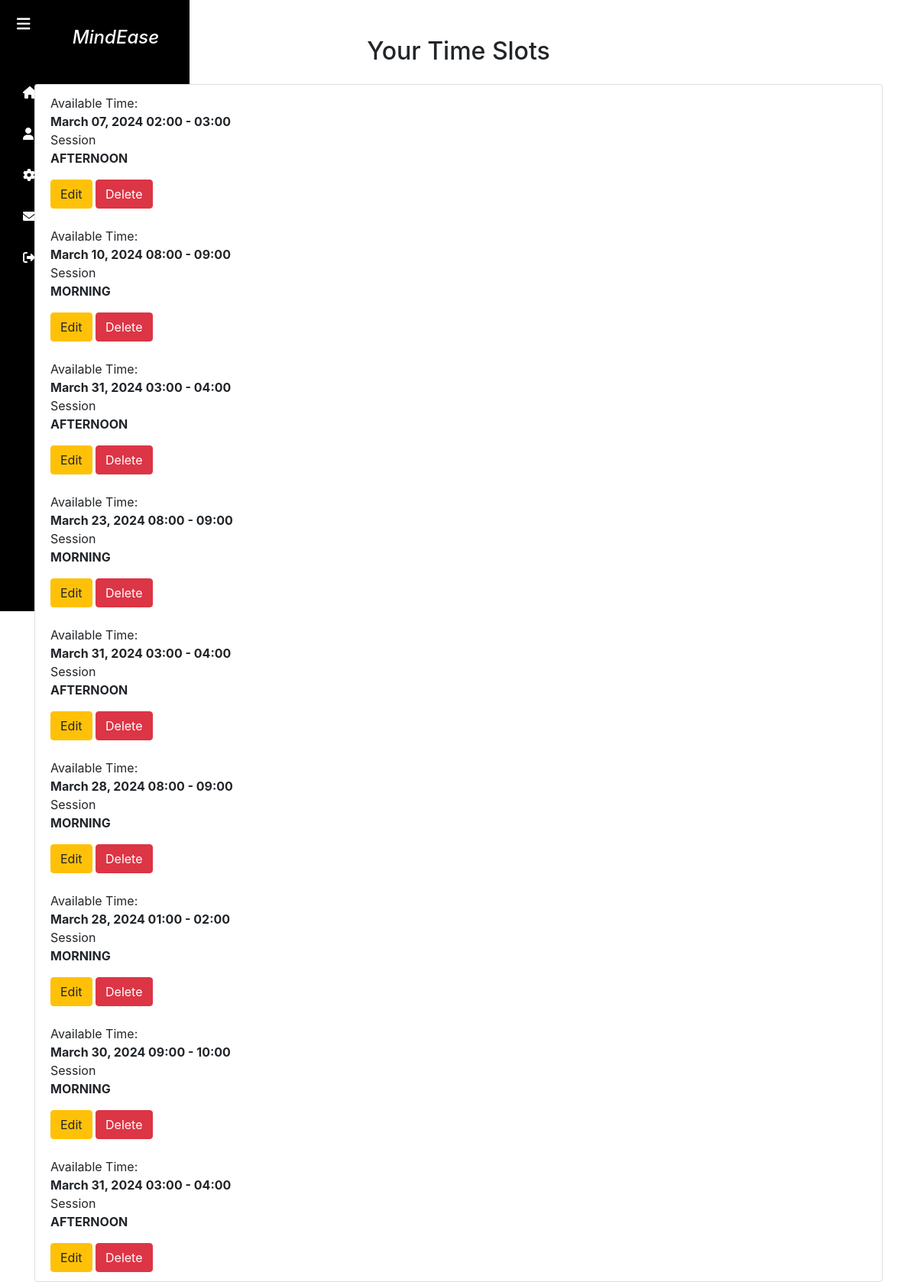
The page /new_view_time_slots/ (signed in) on the database its author committed.
### app1/models.py (models this page shows, shortened)
class TimeSlot(models.Model):
    class SessionType(models.TextChoices):
        MORNING = "MORNING", "Morning Session"
        AFTERNOON = "AFTERNOON", "Afternoon Session"
    TIME_SLOTS = [
        ("8-9", "8:00 AM - 9:00 AM"),
        ("9-10", "9:00 AM - 10:00 AM"),
        ("10-11", "10:00 AM - 11:00 AM"),
        ("12-1", "12:00 PM - 1:00 PM"),
        ("1-2", "1:00 PM - 2:00 PM"),
        ("2-3", "2:00 PM - 3:00 PM"),
        ("3-4", "3:00 PM - 4:00 PM"),
    ]
    therapist = models.ForeignKey(User, on_delete=models.CASCADE, related_name='available_time_slots')
    time_slot = models.CharField(max_length=5, choices=TIME_SLOTS, null=True)
    start_time = models.DateTimeField()
    end_time = models.DateTimeField()
    session_type = models.CharField(max_length=50, choices=SessionType.choices, null=True)
    is_booked = models.BooleanField(default=False)

### app1/views.py (the view)
# urls.py: path('new_view_time_slots/', views.new_view_time_slots, name='new_view_time_slots'),
@login_required
def new_view_time_slots(request):
    if request.user.role != 'THERAPIST':
        return redirect('home')  # Redirect to the home page if the user is not a therapist
    time_slots = TimeSlot.objects.filter(therapist=request.user)
    selected_time_slot_id = request.GET.get('selected_time_slot_id')  # Get the selected time slot ID from the query parameters
    selected_time_slot = None
    if selected_time_slot_id:
        try:
            selected_time_slot = TimeSlot.objects.get(id=selected_time_slot_id, therapist=request.user)
        except TimeSlot.DoesNotExist:
            selected_time_slot = None
    return render(request, 'new_view_time_slots.html', {'time_slots': time_slots, 'selected_time_slot': selected_time_slot})

### templates/new_view_time_slots.html (shortened to what this page needs)
<!DOCTYPE html>
<html lang="en">
<head>
  <link href="https://cdn.jsdelivr.net/npm/bootstrap@5.3.0/dist/css/bootstrap.min.css" rel="stylesheet">
  <link href="https://cdnjs.cloudflare.com/ajax/libs/font-awesome/6.0.0/css/all.min.css" rel="stylesheet">
</head>
<body>
  <div class="wrapper">
    <nav id="sidebar">
      <div class="sidebar-header">
        <strong><i><h3 id="brand">&nbsp;&nbsp;&nbsp;&nbsp;&nbsp;&nbsp;&nbsp;MindEase</h3></i></strong>
      </div>
      <div id="sidebar-content">
        <ul class="list-unstyled components">
          <li>
            <a href="/Tdash" class="sidebar-link">
              <i class="fas fa-home"></i> <span class="sidebar-content-text">Home</span>
            </a>
          </li>
          <li>
            <a href="#" class="sidebar-link">
              <i class="fas fa-user"></i> <span class="sidebar-content-text">Profile</span>
            </a>
          </li>
          <li>
            <a href="#" class="sidebar-link">
              <i class="fas fa-cog"></i> <span class="sidebar-content-text">Settings</span>
            </a>
          </li>
          <li>
            <a href="#" class="sidebar-link">
              <i class="fas fa-envelope"></i> <span class="sidebar-content-text">Messages</span>
            </a>
          </li>
          <li>
            <a href="{% url 'logout' %}" class="sidebar-link">
              <i class="fas fa-sign-out-alt"></i> <span class="sidebar-content-text">Logout</span>
            </a>
          </li>
        </ul>
      </div>
      <button type="button" id="sidebarCollapse" class="btn btn-dark">
        <i class="fas fa-bars"></i>
      </button>
    </nav>
<!DOCTYPE html>
<html lang="en">
<head>
    <link rel="stylesheet" href="https://stackpath.bootstrapcdn.com/bootstrap/4.3.1/css/bootstrap.min.css">
</head>
<body>
    <div class="container mt-5">
        <h2 class="text-center mb-4">Your Time Slots</h2>
        <div class="list-group">
            {% for time_slot in time_slots %}
                <div id="timeSlot{{ time_slot.id }}" class="list-group-item">
                    <div class="time-range-box">Available Time: <br>
                        <strong>{{ time_slot.start_time|date:'F d, Y H:i' }} - {{ time_slot.end_time|date:'H:i' }}</strong>
                    </div>
                    <div class="time-range-box">Session <br> <strong>{{ time_slot.session_type }}</strong></div>
                    <div class="mt-3">
                        <a href="{% url 'edit_time_slot' time_slot.id %}" class="btn btn-warning">Edit</a>
                        <a href="{% url 'delete_time_slot' time_slot.id %}" class="btn btn-danger">Delete</a>
                    </div>
                </div>
            {% endfor %}
        </div>
    </div>
</body>
</html>
</body>
</html>

### templates/new_view_time_slots.html (style rules this page uses)
body { font-family: 'Arial', sans-serif; margin: 0; }
.wrapper { display: flex; position: relative; }
#sidebar { height: 100vh; width: 250px; position: fixed; top: 0; left: 0; background-color: #000000; padding-top: 20px; color: #fff; transition: all 0.3s; border-right: 2px solid #fff; }
#sidebar-content { padding: 20px; }
.sidebar-link { padding: 10px; text-decoration: none; color: #fff; display: block; margin-bottom: 10px; }
#sidebarCollapse { position: fixed; top: 10px; left: 10px; z-index: 1; background: none; border: none; color: #fff; font-size: 20px; cursor: pointer; transition: all 0.3s; }
#brand { margin-left: 10px; font-size: 1.5em; }
.sidebar-header { padding: 15px; text-align: center; background-color: #000000; }
.sidebar-header h3 { margin-bottom: 0; color: #fff; }

### rows shown on the page
TimeSlot: start_time "March 07, 2024 02:00", end_time "03:00", session_type "AFTERNOON"
TimeSlot: start_time "March 10, 2024 08:00", end_time "09:00", session_type "MORNING"
TimeSlot: start_time "March 31, 2024 03:00", end_time "04:00", session_type "AFTERNOON"
TimeSlot: start_time "March 23, 2024 08:00", end_time "09:00", session_type "MORNING"
TimeSlot: start_time "March 31, 2024 03:00", end_time "04:00", session_type "AFTERNOON"
TimeSlot: start_time "March 28, 2024 08:00", end_time "09:00", session_type "MORNING"
TimeSlot: start_time "March 28, 2024 01:00", end_time "02:00", session_type "MORNING"
TimeSlot: start_time "March 30, 2024 09:00", end_time "10:00", session_type "MORNING"
TimeSlot: start_time "March 31, 2024 03:00", end_time "04:00", session_type "AFTERNOON"
